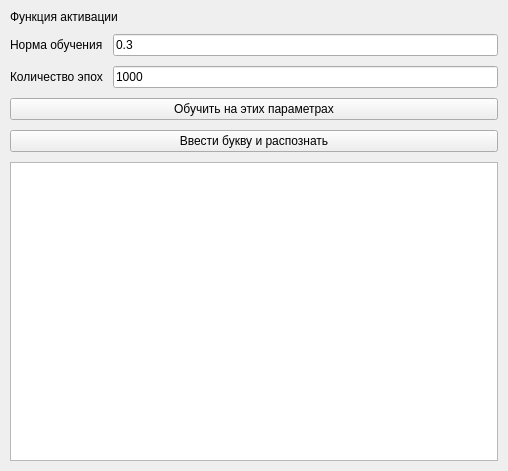
<?xml version="1.0" encoding="UTF-8"?>
<ui version="4.0">
 <class>MainWindow</class>
 <widget class="QMainWindow" name="MainWindow">
  <property name="geometry">
   <rect>
    <x>0</x>
    <y>0</y>
    <width>508</width>
    <height>471</height>
   </rect>
  </property>
  <property name="windowTitle">
   <string>MainWindow</string>
  </property>
  <widget class="QWidget" name="centralwidget">
   <layout class="QVBoxLayout" name="verticalLayout_2">
    <property name="spacing">
     <number>10</number>
    </property>
    <property name="leftMargin">
     <number>10</number>
    </property>
    <property name="topMargin">
     <number>10</number>
    </property>
    <property name="rightMargin">
     <number>10</number>
    </property>
    <property name="bottomMargin">
     <number>10</number>
    </property>
    <item>
     <layout class="QVBoxLayout" name="verticalLayout">
      <item>
       <widget class="QLabel" name="label">
        <property name="text">
         <string>Функция активации</string>
        </property>
       </widget>
      </item>
      <item>
       <layout class="QFormLayout" name="formLayout">
        <item row="0" column="0">
         <widget class="QLabel" name="label_3">
          <property name="text">
           <string>Норма обучения</string>
          </property>
         </widget>
        </item>
        <item row="0" column="1">
         <widget class="QLineEdit" name="lrEdit">
          <property name="text">
           <string>0.3</string>
          </property>
         </widget>
        </item>
        <item row="1" column="0">
         <widget class="QLabel" name="label_2">
          <property name="text">
           <string>Количество эпох</string>
          </property>
         </widget>
        </item>
        <item row="1" column="1">
         <widget class="QLineEdit" name="iterationsEdit">
          <property name="text">
           <string>1000</string>
          </property>
         </widget>
        </item>
       </layout>
      </item>
      <item>
       <widget class="QPushButton" name="saveButton">
        <property name="text">
         <string>Обучить на этих параметрах</string>
        </property>
       </widget>
      </item>
      <item>
       <widget class="QPushButton" name="inputLetter">
        <property name="text">
         <string>Ввести букву и распознать</string>
        </property>
       </widget>
      </item>
     </layout>
    </item>
    <item>
     <widget class="QTextBrowser" name="logs"/>
    </item>
   </layout>
  </widget>
 </widget>
 <resources/>
 <connections/>
</ui>
